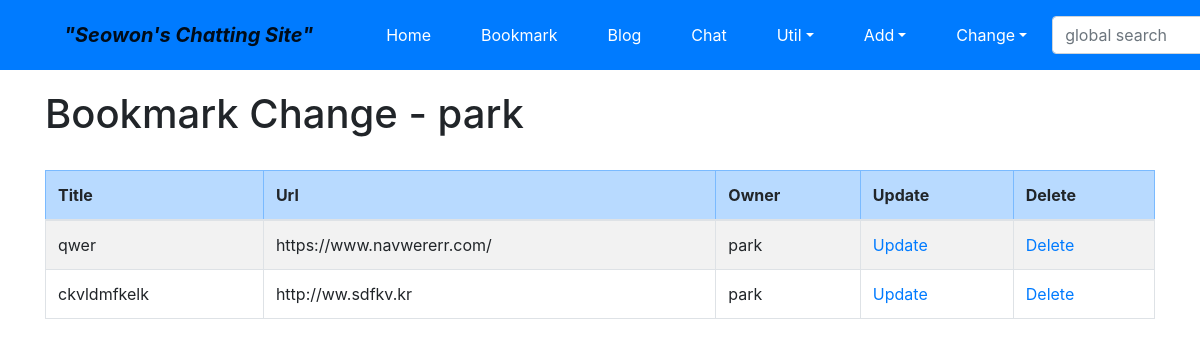
Page /bookmark/change/ (signed in) on the committed database.
### bookmark/models.py (models this page shows, shortened)
class Bookmark(models.Model):
	title = models.CharField('TITLE', max_length=100, blank=True)
	url = models.URLField('URL', unique=False)
	owner = models.ForeignKey(User, on_delete=models.CASCADE, blank=True, null=True)

### bookmark/views.py (the view)
# urls.py: path('change/', views.BookmarkChangeLV.as_view(), name="change",),
class BookmarkChangeLV(LoginRequiredMixin, ListView):
	template_name = 'bookmark/bookmark_change_list.html'
	def get_queryset(self):
		return Bookmark.objects.filter(owner=self.request.user)

### bookmark/templates/bookmark/bookmark_change_list.html (shortened to what this page needs)
{% extends "base.html" %}
{% block content %}
<h1>Bookmark Change - {{user}}</h1>
<br>
<table class="table table-bordered table-condensed table-striped">
	<thread>
		<tr class="table-primary">
			<th>Title</th>
			<th>Url</th>
			<th>Owner</th>
			<th>Update</th>
			<th>Delete</th>
		</tr>
	</thread>
	<tbody>
		{% for item in object_list %}
		<tr>
			<td>{{item.title}}</td>
			<td>{{item.url}}</td>
			<td>{{item.owner}}</td>
			<td><a href="{% url 'bookmark:update' item.id %}">Update</a></td>
			<td><a href="{% url 'bookmark:delete' item.id %}">Delete</a></td>
		</tr>
		{% endfor %}
	</tbody>
</table>
{% endblock %}

### rows in the picture
Bookmark: title "qwer", url "https://www.navwererr.com/", owner "park"
Bookmark: title "ckvldmfkelk", url "http://ww.sdfkv.kr", owner "park"

### other values in the picture
{{ user }} "park"
